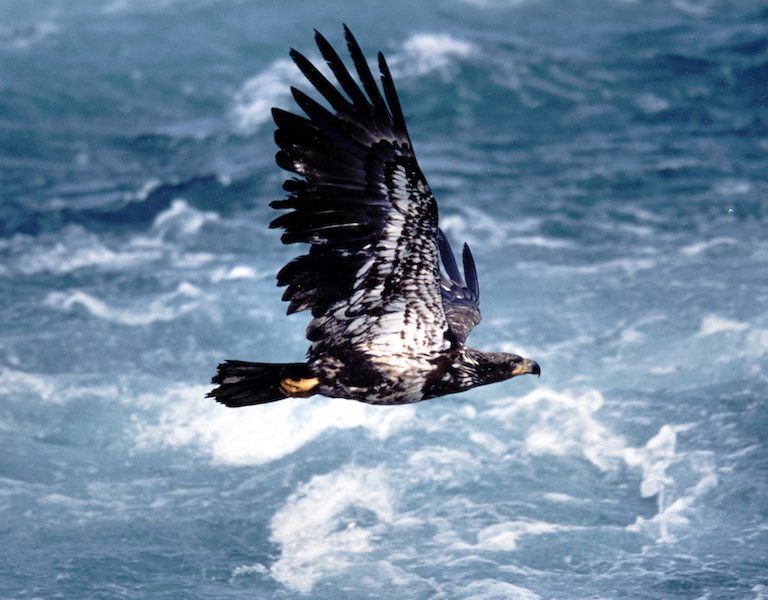
#> input picture Eagle_in_Flight.jpg, 768 x 600 px
$ jupyter execute 'ex 1.ipynb'
#> lines starting #> are read from the running program, lines starting #| are printed output that depends on the picture
[cell 1]
import cv2

[cell 2]
img = cv2.imread("Eagle_in_Flight.jpg")
#> img is the input picture: shape (600, 768, 3); mean B, G, R 156.6, 133.3, 108.4

[cell 3]
img.shape
#> Out = (600, 768, 3)

[cell 4]
import matplotlib.pyplot as plt

[cell 5]
plt.imshow(img[:,:,::-1])
plt.title("Colour Image")
plt.axis("on")
plt.show()

[cell 6]
img2 =cv2.imread("Apollo-11-launch.jpg")
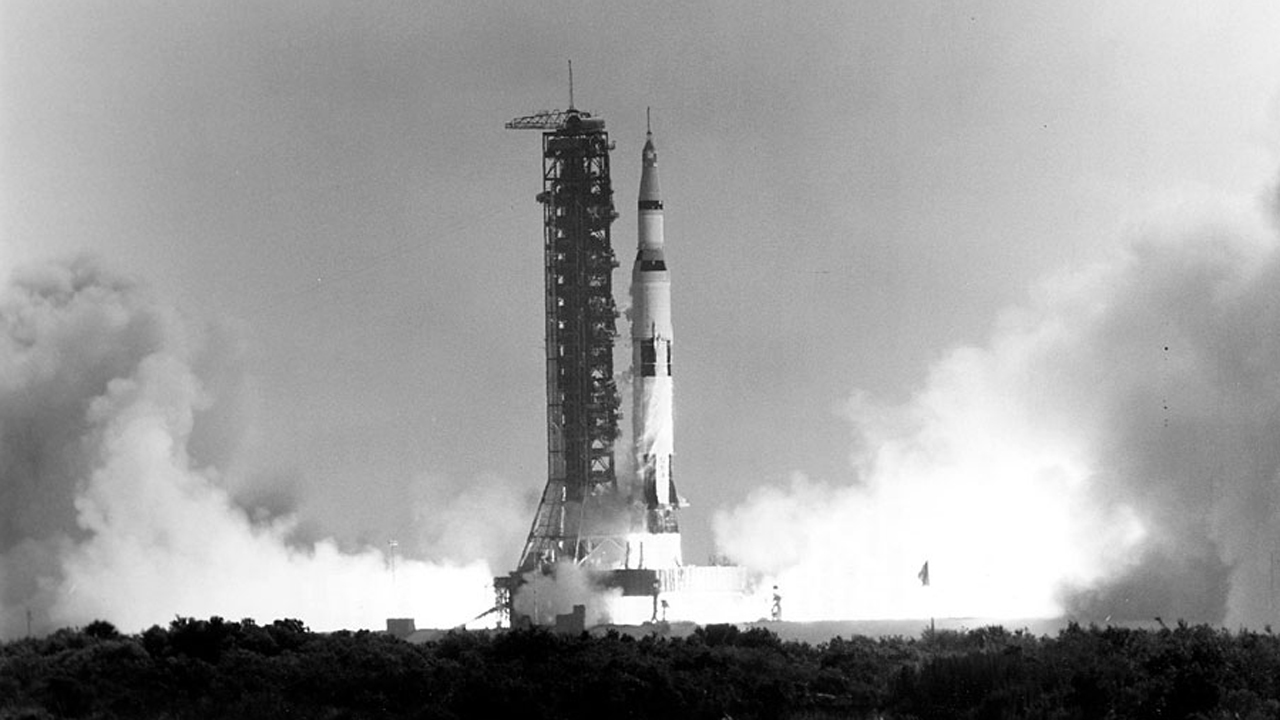
#> input picture Apollo-11-launch.jpg, 1280 x 720 px
#> img2 is the input picture: shape (720, 1280, 3); min 0, max 255, mean 156.2
plt.imshow(img2[:,:,::-1])
plt.title("Colour Image")
plt.axis("on")
plt.show()

[cell 7]
plt.figure(figsize = [20, 10])
plt.subplot(122)
plt.imshow(img)
plt.imshow(img[:,:,::-1])
plt.title("input image")
plt.imshow(img, cmap='gray')
plt.subplot(121)
plt.imshow(img2)
plt.imshow(img2[:,:,::-1])
plt.title("Converged")
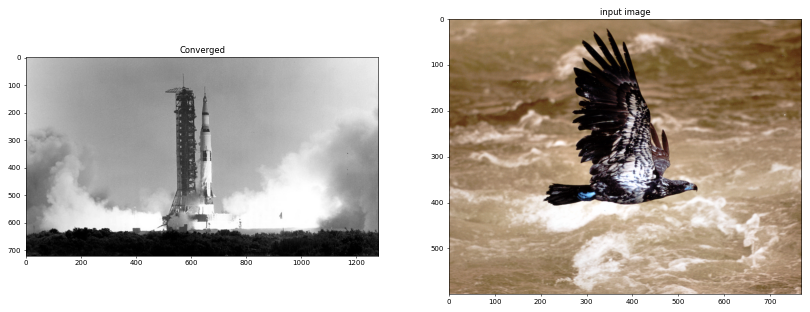
#> figure drawn by matplotlib, 2 panels; B, G, R data is drawn as R, G, B
